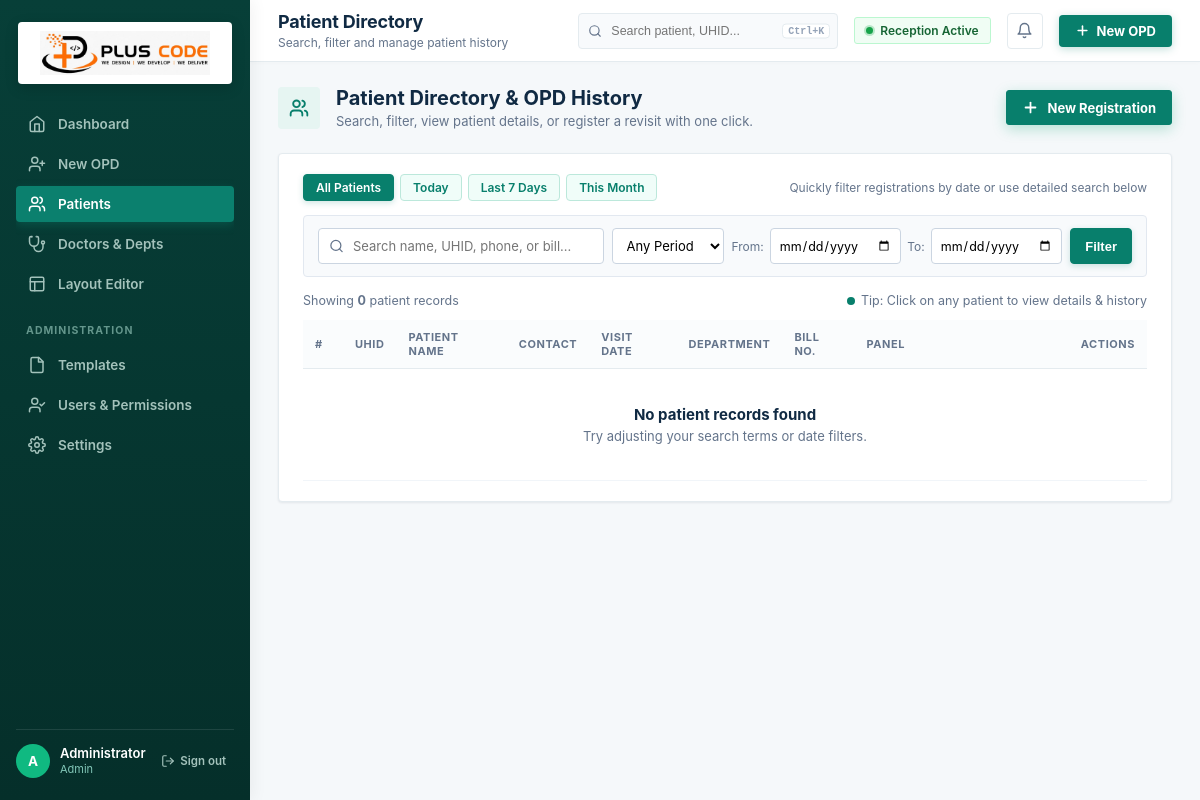
Screenshot of /patients.php (signed in) with the database file from the repository.
### tables this page shows
CREATE TABLE IF NOT EXISTS users (
  id INT UNSIGNED AUTO_INCREMENT PRIMARY KEY,
  name VARCHAR(120) NOT NULL,
  username VARCHAR(80) NOT NULL UNIQUE,
  password_hash VARCHAR(255) NOT NULL,
  role ENUM('admin','reception') NOT NULL DEFAULT 'reception',
  active TINYINT(1) NOT NULL DEFAULT 1,
  created_at TIMESTAMP NOT NULL DEFAULT CURRENT_TIMESTAMP
);

### includes/config.php (called while the page is built, shortened)
<?php
function envv(string $key, ?string $default = null): ?string {
    $v = $_ENV[$key] ?? $_SERVER[$key] ?? getenv($key);
    return ($v === false || $v === null) ? $default : (string)$v;
}
function db(): PDO {
    static $pdo;
    if ($pdo instanceof PDO) return $pdo;
    $dsn = sprintf('mysql:host=%s;port=%s;dbname=%s;charset=utf8mb4',
        envv('DB_HOST','localhost'), envv('DB_PORT','3306'), envv('DB_NAME','opd_form_studio'));
    $pdo = new PDO($dsn, envv('DB_USER','root'), envv('DB_PASS',''), [
        PDO::ATTR_ERRMODE => PDO::ERRMODE_EXCEPTION,
        PDO::ATTR_DEFAULT_FETCH_MODE => PDO::FETCH_ASSOC,
        PDO::ATTR_EMULATE_PREPARES => false,
    ]);
    return $pdo;
}
function e(?string $value): string { return htmlspecialchars((string)$value, ENT_QUOTES, 'UTF-8'); }

### includes/auth.php (called while the page is built, shortened)
<?php
require_once __DIR__ . '/config.php';
function current_user(): ?array {
    $st=db()->prepare('SELECT id,name,username,role,active FROM users WHERE id=? LIMIT 1');
    $st->execute([$_SESSION['user_id']]);
    $u=$st->fetch();
    return $cached=$u;
}
function require_login(): array {
    $u=current_user();
    return $u;
}

### includes/header.php (shortened to what this page needs)
<?php
require_once __DIR__ . '/auth.php';
$user = require_login();
$current = basename($_SERVER['PHP_SELF']);
$pageTitles = [
    'dashboard.php' => ['Dashboard', "Overview of today's OPD activity & patient visits"],
    'patient_form.php' => ['New OPD Registration', 'Register patient & generate printable slip'],
    'patients.php' => ['Patient Directory', 'Search, filter and manage patient history'],
    'patient_profile.php' => ['Patient Profile', 'Complete medical visit history & patient records'],
    'doctors.php' => ['Doctors & Departments', 'Manage hospital medical staff, specialties & consultation rooms'],
    'template_editor.php' => ['Layout Editor', 'Configure print alignment & slip fields'],
    'templates.php' => ['OPD Templates', 'Manage print slip layouts & paper settings'],
    'users.php' => ['Users & Permissions', 'Manage hospital staff and reception logins'],
    'settings.php' => ['Clinic Settings', 'Hospital details, print parameters & preferences'],
];
$currentTitleInfo = $pageTitles[$current] ?? ['OPD Form Studio', 'Hospital Management System'];
$topTitle = $currentTitleInfo[0];
$topSubtitle = $currentTitleInfo[1];
?>
<!doctype html>
<html lang="en">
<head>
    <?php $appCssVer = file_exists(__DIR__ . '/../assets/css/app.css') ? filemtime(__DIR__ . '/../assets/css/app.css') : '2.2'; ?>
    <link rel="stylesheet" href="assets/css/app.css?v=<?= $appCssVer ?>">
</head>
<body>
<div class="app-shell">
    <aside class="sidebar" id="appSidebar">
        <a class="brand brand-link" href="dashboard.php" title="PLUS CODE — OPD Studio">
            <div class="brand-logo-card">
                <img src="assets/pluscode-logo.png" alt="PLUS CODE — WE DESIGN | WE DEVELOP | WE DELIVER" class="brand-logo-img">
            </div>
        </a>
        <nav>
            <a class="<?= $current === 'dashboard.php' ? 'active' : '' ?>" href="dashboard.php">
                <svg viewBox="0 0 24 24" fill="none" stroke="currentColor" stroke-linecap="round" stroke-linejoin="round">
                    <path d="m3 9 9-7 9 7v11a2 2 0 0 1-2 2H5a2 2 0 0 1-2-2z"></path>
                    <polyline points="9 22 9 12 15 12 15 22"></polyline>
                </svg>
                Dashboard
            </a>
            <a class="<?= in_array($current, ['patient_form.php']) ? 'active' : '' ?>" href="patient_form.php">
                <svg viewBox="0 0 24 24" fill="none" stroke="currentColor" stroke-linecap="round" stroke-linejoin="round">
                    <path d="M16 21v-2a4 4 0 0 0-4-4H6a4 4 0 0 0-4 4v2"></path>
                    <circle cx="9" cy="7" r="4"></circle>
                    <line x1="19" y1="8" x2="19" y2="14"></line>
                    <line x1="22" y1="11" x2="16" y2="11"></line>
                </svg>
                New OPD
            </a>
            <a class="<?= in_array($current, ['patients.php', 'patient_profile.php']) ? 'active' : '' ?>" href="patients.php">
                <svg viewBox="0 0 24 24" fill="none" stroke="currentColor" stroke-linecap="round" stroke-linejoin="round">
                    <path d="M16 21v-2a4 4 0 0 0-4-4H6a4 4 0 0 0-4 4v2"></path>
                    <circle cx="9" cy="7" r="4"></circle>
                    <path d="M22 21v-2a4 4 0 0 0-3-3.87"></path>
                    <path d="M16 3.13a4 4 0 0 1 0 7.75"></path>
                </svg>
                Patients
            </a>
            <a class="<?= $current === 'doctors.php' ? 'active' : '' ?>" href="doctors.php">
                Doctors & Depts
            </a>
            <a class="<?= $current === 'template_editor.php' ? 'active' : '' ?>" href="template_editor.php">
                <svg viewBox="0 0 24 24" fill="none" stroke="currentColor" stroke-linecap="round" stroke-linejoin="round">
                    <rect width="18" height="18" x="3" y="3" rx="2"></rect>
                    <path d="M3 9h18"></path>
                    <path d="M9 21V9"></path>
                </svg>
                Layout Editor
            </a>
            <?php if ($user['role'] === 'admin'): ?>
                <div class="nav-section">ADMINISTRATION</div>
                <a class="<?= $current === 'templates.php' ? 'active' : '' ?>" href="templates.php">
                    <svg viewBox="0 0 24 24" fill="none" stroke="currentColor" stroke-linecap="round" stroke-linejoin="round">
                        <path d="M14.5 2H6a2 2 0 0 0-2 2v16a2 2 0 0 0 2 2h12a2 2 0 0 0 2-2V7.5L14.5 2z"></path>
                        <polyline points="14 2 14 8 20 8"></polyline>
                    </svg>
                    Templates
                </a>
                <a class="<?= $current === 'users.php' ? 'active' : '' ?>" href="users.php">
                    <svg viewBox="0 0 24 24" fill="none" stroke="currentColor" stroke-linecap="round" stroke-linejoin="round">
                        <path d="M16 21v-2a4 4 0 0 0-4-4H6a4 4 0 0 0-4 4v2"></path>
                        <circle cx="9" cy="7" r="4"></circle>
                        <polyline points="16 11 18 13 22 9"></polyline>
                    </svg>
                    Users & Permissions
                </a>
                <a class="<?= $current === 'settings.php' ? 'active' : '' ?>" href="settings.php">
                    Settings
                </a>
            <?php endif; ?>
        </nav>
        <div class="sidebar-footer">
            <div class="user-profile-chip">
                <div class="user-avatar-circle">
                    <?= e(strtoupper(substr($user['name'], 0, 1))) ?>
                </div>
                <div>
                    <strong><?= e($user['name']) ?></strong>
                    <small><?= e(ucfirst($user['role'])) ?></small>
                </div>
            </div>
            <a class="sign-out-link" href="logout.php" title="Sign out">
                <svg viewBox="0 0 24 24" fill="none" stroke="currentColor" stroke-width="2" stroke-linecap="round" stroke-linejoin="round">
                    <path d="M9 21H5a2 2 0 0 1-2-2V5a2 2 0 0 1 2-2h4"></path>
                    <polyline points="16 17 21 12 16 7"></polyline>
                    <line x1="21" y1="12" x2="9" y2="12"></line>
                </svg>
                Sign out
            </a>
        </div>
    </aside>
    <main class="main">
        <header class="topbar">
            <div class="topbar-left">
                <div class="topbar-titles">
                    <h1><?= e($topTitle) ?></h1>
                    <p><?= e($topSubtitle) ?></p>
                </div>
            </div>
            <div class="topbar-right">
                <div class="topbar-search-wrap" id="topbarSearchWrap">
                    <input type="text" id="topbarSearchInput" class="topbar-search-input" placeholder="Search patient, UHID..." autocomplete="off">
                    <kbd class="topbar-search-kbd">Ctrl+K</kbd>
                </div>
                <div class="clinic-status-badge" title="Reception Desk is Online and operational">
                    <span class="status-pulse-dot"></span>
                    <span>Reception Active</span>
                </div>
                <div class="topbar-notif-wrap" id="topbarNotifWrap">
                    <button type="button" class="topbar-icon-btn" id="topbarNotifBtn" title="Notifications & Announcements" aria-expanded="false" aria-haspopup="true">
                        <svg viewBox="0 0 24 24" fill="none" stroke="currentColor" stroke-width="2" stroke-linecap="round" stroke-linejoin="round">
                            <path d="M18 8A6 6 0 0 0 6 8c0 7-3 9-3 9h18s-3-2-3-9"></path>
                            <path d="M13.73 21a2 2 0 0 1-3.46 0"></path>
                        </svg>
                    </button>
                </div>
                <a class="btn-new-patient" href="patient_form.php">
                    <svg width="15" height="15" viewBox="0 0 24 24" fill="none" stroke="currentColor" stroke-width="2.5" stroke-linecap="round" stroke-linejoin="round"><line x1="12" y1="5" x2="12" y2="19"></line><line x1="5" y1="12" x2="19" y2="12"></line></svg>
                    <span>New OPD</span>
                </a>
            </div>
        </header>
        <section class="content">

### rows the page displays
users: name "A", name "Administrator", role "Admin"

### other values shown
$topTitle "Patient Directory"
$topSubtitle "Search, filter and manage patient history"
$totalCount "0"
